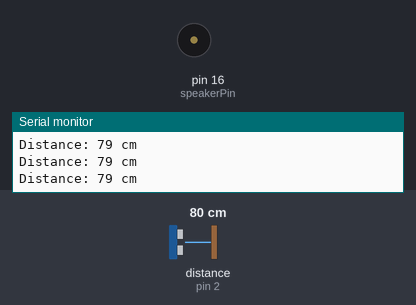
This sketch was run on a simulated Arduino Uno, built with avr-gcc and run on an emulated ATmega328P. Shown: buzzer (waves = sounding), the last lines printed to the serial monitor. Wiring (inferred from the names in the program): ultrasonic range finder: trigger pin 4; echo pin 2. Inputs (shaded band) come from the test bench; at power-on: distance to the obstacle (sensor on pin 2) 80 cm. The echo pulse lasts 58.3 µs per cm.

Above: at 1.2 s.
1.3 s: distance to the obstacle (sensor on pin 2) set to 38 cm
2.8 s: distance to the obstacle (sensor on pin 2) set to 32 cm
At 2.96 s:
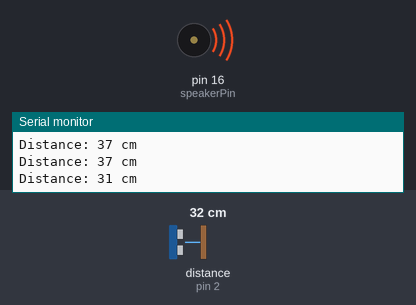
Timing chart, 0 to 11.8 s (numbered marks = the images above; inputs shaded):
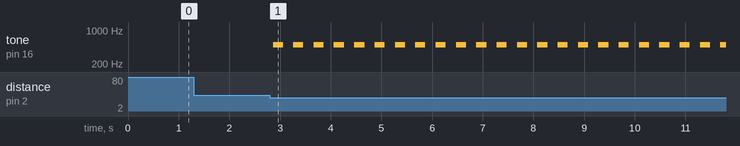

The sketch:

sonar.ino
```cpp
#include <Wire.h>

#define echoPin 2               // Echo pin of HC-SR04
#define trigPin 4               // Trig pin of HC-SR04
#define speakerPin 16            // Speaker connected to GPIO5

long duration, distance;

void setup() {
  Serial.begin(9600);
  pinMode(trigPin, OUTPUT);
  pinMode(echoPin, INPUT);
  pinMode(speakerPin, OUTPUT);
}

void loop() {
  // Trigger the ultrasonic sensor
  digitalWrite(trigPin, LOW);
  delayMicroseconds(2);
  digitalWrite(trigPin, HIGH);
  delayMicroseconds(10);
  digitalWrite(trigPin, LOW);

  // Measure the echo duration
  duration = pulseIn(echoPin, HIGH);

  // Calculate distance (in cm)
  distance = duration / 58.2;
  Serial.print("Distance: ");
  Serial.print(distance);
  Serial.println(" cm");

  // Play "beep-beep" sound if distance is less than 35 cm
  if (distance < 35) {
    // Beep 1
    tone(speakerPin, 500); // 1kHz tone
    delay(200);            // 200ms beep
    noTone(speakerPin);    // Stop the tone
    delay(200);            // 200ms silence

    // Beep 2
    tone(speakerPin, 500); // 1kHz tone
    delay(200);            // 200ms beep
    noTone(speakerPin);    // Stop the tone
  } else {
    noTone(speakerPin); // Ensure the speaker is silent
  }

  delay(200); // Wait 1 second before rechecking
}
```

Measured:
- the behaviour switches between 36 and 35 cm on distance to the obstacle (sensor on pin 2) (found by bisection; images 0 and 1)
- after the input at 2.8 s, tone on pin 16 (speakerPin): alternates 500 Hz for 0.20 s and silent for 0.20 s, starting after 0.06 s
